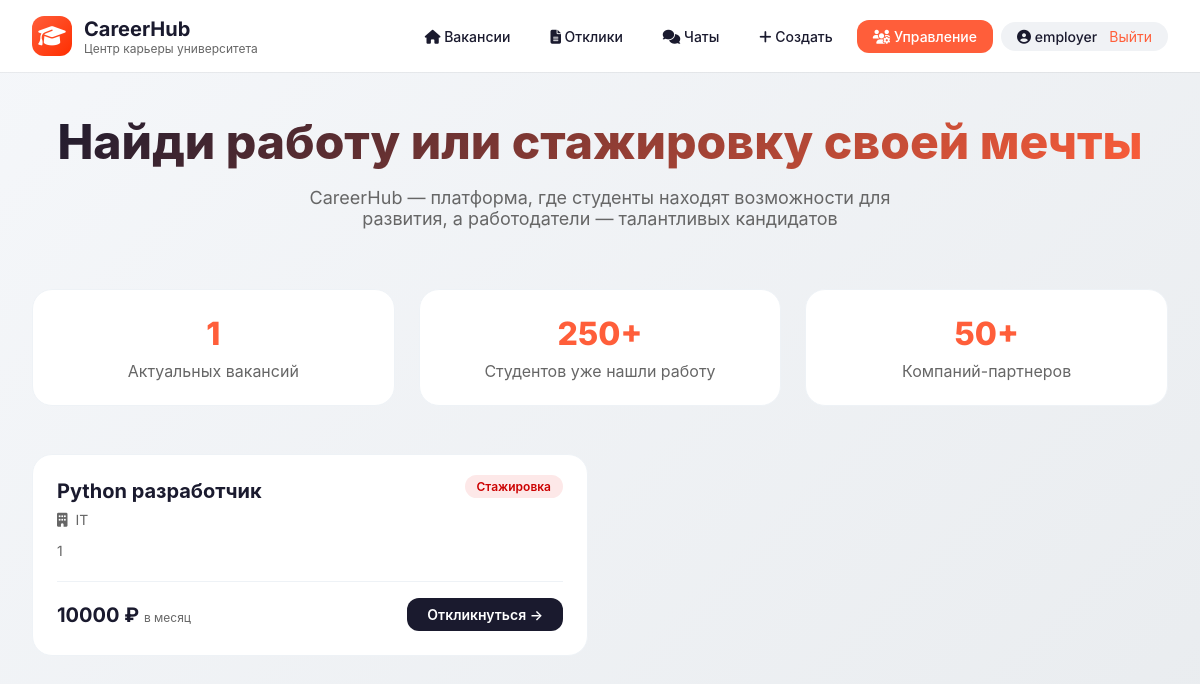
The page / (signed in) on the database its author committed.
### tables this page shows
CREATE TABLE vacancies (
            id INTEGER PRIMARY KEY AUTOINCREMENT,
            title TEXT NOT NULL,
            description TEXT NOT NULL,
            department TEXT NOT NULL,
            job_type TEXT NOT NULL,
            salary INTEGER,
            employer_id INTEGER,
            created_at TIMESTAMP DEFAULT CURRENT_TIMESTAMP
        );

### app/main.py (the view)
@app.get("/", response_class=HTMLResponse)
async def home(request: Request):
    session_id = request.cookies.get("session_id")
    current_user = None
    if session_id and session_id in sessions:
        current_user = sessions[session_id]
    vacancies = JobService.get_all_vacancies()
    return templates.TemplateResponse(
        "index.html",
        {"request": request, "vacancies": vacancies, "user": current_user}
    )

### templates/index.html (shortened to what this page needs)
{% extends "base.html" %}
{% block content %}
<div class="hero">
    <h1>Найди работу или стажировку своей мечты</h1>
    <p>CareerHub — платформа, где студенты находят возможности для развития, а работодатели — талантливых кандидатов</p>
</div>
<div class="stats-grid">
    <div class="stat-card">
        <div class="stat-number">{{ vacancies|length }}</div>
        <div class="stat-label">Актуальных вакансий</div>
    </div>
    <div class="stat-card">
        <div class="stat-number">250+</div>
        <div class="stat-label">Студентов уже нашли работу</div>
    </div>
    <div class="stat-card">
        <div class="stat-number">50+</div>
        <div class="stat-label">Компаний-партнеров</div>
    </div>
</div>
{% if vacancies %}
    <div class="vacancies-grid">
        {% for vacancy in vacancies %}
        <div class="vacancy-card">
            <div class="vacancy-tag">
                <span class="badge {{ vacancy.job_type }}">
                    {% if vacancy.job_type == 'job' %}Полная занятость{% else %}Стажировка{% endif %}
                </span>
            </div>
            <h3 class="vacancy-title">{{ vacancy.title }}</h3>
            <div class="vacancy-department">
                <i class="fas fa-building"></i> {{ vacancy.department }}
            </div>
            <p class="vacancy-description">{{ vacancy.description[:120] }}{% if vacancy.description|length > 120 %}...{% endif %}</p>
            <div class="vacancy-meta">
                <div class="salary">
                    {% if vacancy.salary %}
                        {{ vacancy.salary }} ₽ <small>в месяц</small>
                    {% else %}
                        Зарплата по договоренности
                    {% endif %}
                </div>
                <a href="/apply/{{ vacancy.id }}" class="btn-apply">Откликнуться →</a>
            </div>
        </div>
        {% endfor %}
    </div>
{% endif %}
{% endblock %}

### templates/base.html (style rules this page uses)
* { margin: 0; padding: 0; box-sizing: border-box; }
body { font-family: 'Inter', -apple-system, BlinkMacSystemFont, 'Segoe UI', sans-serif; background: #f5f7fa; min-height: 100vh; color: #1a1a2e; }
.hero { text-align: center; margin-bottom: 60px; }
.hero h1 { font-size: 48px; font-weight: 800; background: linear-gradient(135deg, #1a1a2e, #ff5e3a); background-clip: text; -webkit-text-fill-color: transparent; margin-bottom: 16px; }
.hero p { font-size: 18px; color: #666; max-width: 600px; margin: 0 auto; }
.vacancies-grid { display: grid; grid-template-columns: repeat(auto-fill, minmax(380px, 1fr)); gap: 24px; margin-top: 20px; }
.vacancy-card { background: white; border-radius: 20px; padding: 24px; transition: all 0.3s ease; border: 1px solid #eef2f6; cursor: pointer; position: relative; }
.vacancy-tag { position: absolute; top: 20px; right: 24px; }
.badge { display: inline-flex; align-items: center; gap: 6px; padding: 4px 12px; border-radius: 100px; font-size: 12px; font-weight: 600; }
.badge.internship { background: #fde8e8; color: #cc0000; }
.vacancy-title { font-size: 20px; font-weight: 700; color: #1a1a2e; margin-bottom: 8px; padding-right: 80px; }
.vacancy-department { display: flex; align-items: center; gap: 8px; color: #666; font-size: 14px; margin-bottom: 12px; }
.vacancy-description { color: #666; line-height: 1.5; font-size: 14px; margin-bottom: 20px; }
.vacancy-meta { display: flex; justify-content: space-between; align-items: center; margin-top: 16px; padding-top: 16px; border-top: 1px solid #eef2f6; }
.salary { font-size: 20px; font-weight: 700; color: #1a1a2e; }
.salary small { font-size: 12px; font-weight: 400; color: #666; }
.btn-apply { background: #1a1a2e; color: white; border: none; padding: 8px 20px; border-radius: 12px; font-weight: 600; cursor: pointer; transition: all 0.2s ease; text-decoration: none; display: inline-block; font-size: 14px; }
.stats-grid { display: grid; grid-template-columns: repeat(3, 1fr); gap: 24px; margin-bottom: 48px; }
.stat-card { background: white; border-radius: 20px; padding: 24px; text-align: center; border: 1px solid #eef2f6; }
.stat-number { font-size: 32px; font-weight: 800; color: #ff5e3a; }
.stat-label { color: #666; margin-top: 8px; }

### rows shown on the page
vacancies: job_type "Стажировка", title "Python разработчик", department "IT", description "1", salary "10000"

### other values the page prints
{{ user.username }} "employer"
{{ vacancies|length }} "1"
